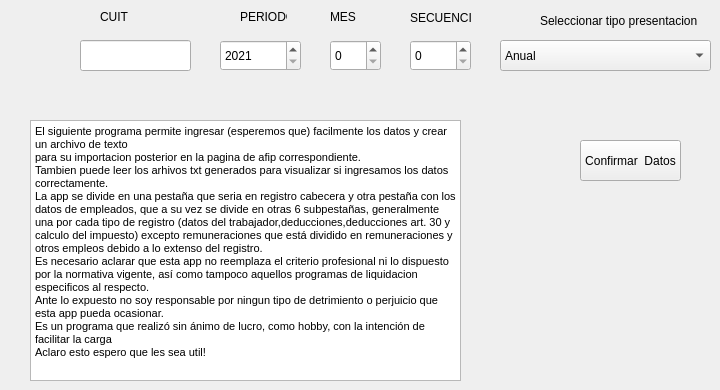
    <widget class="QWidget" name="tab">
     <attribute name="title">
      <string>Empresa</string>
     </attribute>
     <widget class="QLineEdit" name="cuit">
      <property name="geometry">
       <rect>
        <x>80</x>
        <y>40</y>
        <width>111</width>
        <height>31</height>
       </rect>
      </property>
     </widget>
     <widget class="QSpinBox" name="spinBox">
      <property name="geometry">
       <rect>
        <x>410</x>
        <y>40</y>
        <width>61</width>
        <height>31</height>
       </rect>
      </property>
      <property name="maximum">
       <number>20</number>
      </property>
     </widget>
     <widget class="QLabel" name="label_9">
      <property name="geometry">
       <rect>
        <x>100</x>
        <y>10</y>
        <width>47</width>
        <height>13</height>
       </rect>
      </property>
      <property name="text">
       <string>CUIT</string>
      </property>
     </widget>
     <widget class="QLabel" name="label_10">
      <property name="geometry">
       <rect>
        <x>240</x>
        <y>10</y>
        <width>47</width>
        <height>13</height>
       </rect>
      </property>
      <property name="text">
       <string>PERIODO</string>
      </property>
     </widget>
     <widget class="QSpinBox" name="spinBox_6">
      <property name="geometry">
       <rect>
        <x>220</x>
        <y>40</y>
        <width>81</width>
        <height>31</height>
       </rect>
      </property>
      <property name="minimum">
       <number>2021</number>
      </property>
      <property name="maximum">
       <number>2025</number>
      </property>
     </widget>
     <widget class="QPushButton" name="aceptar">
      <property name="geometry">
       <rect>
        <x>580</x>
        <y>140</y>
        <width>101</width>
        <height>41</height>
       </rect>
      </property>
      <property name="text">
       <string>Confirmar  Datos</string>
      </property>
     </widget>
     <widget class="QSpinBox" name="tipo_presen">
      <property name="geometry">
       <rect>
        <x>330</x>
        <y>40</y>
        <width>51</width>
        <height>31</height>
       </rect>
      </property>
      <property name="minimum">
       <number>0</number>
      </property>
      <property name="maximum">
       <number>12</number>
      </property>
      <property name="value">
       <number>0</number>
      </property>
     </widget>
     <widget class="QLabel" name="label_89">
      <property name="geometry">
       <rect>
        <x>330</x>
        <y>10</y>
        <width>47</width>
        <height>13</height>
       </rect>
      </property>
      <property name="text">
       <string>MES</string>
      </property>
     </widget>
     <widget class="QLabel" name="label_106">
      <property name="geometry">
       <rect>
        <x>410</x>
        <y>10</y>
        <width>61</width>
        <height>16</height>
       </rect>
      </property>
      <property name="text">
       <string>SECUENCIA</string>
      </property>
     </widget>
     <widget class="QLabel" name="label_109">
      <property name="geometry">
       <rect>
        <x>540</x>
        <y>10</y>
        <width>161</width>
        <height>21</height>
       </rect>
      </property>
      <property name="text">
       <string>Seleccionar tipo presentacion</string>
      </property>
     </widget>
     <widget class="QComboBox" name="comboBox_2">
      <property name="geometry">
       <rect>
        <x>500</x>
        <y>40</y>
        <width>211</width>
        <height>31</height>
       </rect>
      </property>
      <item>
       <property name="text">
        <string>Anual</string>
       </property>
      </item>
      <item>
       <property name="text">
        <string>Final</string>
       </property>
      </item>
      <item>
       <property name="text">
        <string>Informativa</string>
       </property>
      </item>
      <item>
       <property name="text">
        <string>Anual - Distracto Enero-Marzo</string>
       </property>
      </item>
     </widget>
     <widget class="QTextBrowser" name="textBrowser">
      <property name="geometry">
       <rect>
        <x>30</x>
        <y>120</y>
        <width>431</width>
        <height>261</height>
       </rect>
      </property>
      <property name="html">
       <string>&lt;!DOCTYPE HTML PUBLIC &quot;-//W3C//DTD HTML 4.0//EN&quot; &quot;http://www.w3.org/TR/REC-html40/strict.dtd&quot;&gt;
&lt;html&gt;&lt;head&gt;&lt;meta name=&quot;qrichtext&quot; content=&quot;1&quot; /&gt;&lt;style type=&quot;text/css&quot;&gt;
p, li { white-space: pre-wrap; }
&lt;/style&gt;&lt;/head&gt;&lt;body style=&quot; font-family:'MS Shell Dlg 2'; font-size:8.25pt; font-weight:400; font-style:normal;&quot;&gt;
&lt;p style=&quot; margin-top:0px; margin-bottom:0px; margin-left:0px; margin-right:0px; -qt-block-indent:0; text-indent:0px;&quot;&gt;El siguiente programa permite ingresar (esperemos que) facilmente los datos y crear un archivo de texto &lt;/p&gt;
&lt;p style=&quot; margin-top:0px; margin-bottom:0px; margin-left:0px; margin-right:0px; -qt-block-indent:0; text-indent:0px;&quot;&gt;para su importacion posterior en la pagina de afip correspondiente.&lt;/p&gt;
&lt;p style=&quot; margin-top:0px; margin-bottom:0px; margin-left:0px; margin-right:0px; -qt-block-indent:0; text-indent:0px;&quot;&gt;Tambien puede leer los arhivos txt generados para visualizar si ingresamos los datos correctamente.&lt;/p&gt;
&lt;p style=&quot; margin-top:0px; margin-bottom:0px; margin-left:0px; margin-right:0px; -qt-block-indent:0; text-indent:0px;&quot;&gt;La app se divide en una pestaña que seria en registro cabecera y otra pestaña con los datos de empleados, que a su vez se divide en otras 6 subpestañas, generalmente una por cada tipo de registro (datos del trabajador,deducciones,deducciones art. 30 y calculo del impuesto) excepto remuneraciones que está dividido en remuneraciones y otros empleos debido a lo extenso del registro.&lt;/p&gt;
&lt;p style=&quot; margin-top:0px; margin-bottom:0px; margin-left:0px; margin-right:0px; -qt-block-indent:0; text-indent:0px;&quot;&gt;Es necesario aclarar que esta app no reemplaza el criterio profesional ni lo dispuesto por la normativa vigente, así como tampoco aquellos programas de liquidacion especificos al respecto. &lt;/p&gt;
&lt;p style=&quot; margin-top:0px; margin-bottom:0px; margin-left:0px; margin-right:0px; -qt-block-indent:0; text-indent:0px;&quot;&gt;Ante lo expuesto no soy responsable por ningun tipo de detrimiento o perjuicio que esta app pueda ocasionar.&lt;/p&gt;
&lt;p style=&quot; margin-top:0px; margin-bottom:0px; margin-left:0px; margin-right:0px; -qt-block-indent:0; text-indent:0px;&quot;&gt;Es un programa que realizó sin ánimo de lucro, como hobby, con la intención de facilitar la carga&lt;/p&gt;
&lt;p style=&quot; margin-top:0px; margin-bottom:0px; margin-left:0px; margin-right:0px; -qt-block-indent:0; text-indent:0px;&quot;&gt;Aclaro esto espero que les sea util!&lt;/p&gt;
&lt;p style=&quot;-qt-paragraph-type:empty; margin-top:0px; margin-bottom:0px; margin-left:0px; margin-right:0px; -qt-block-indent:0; text-indent:0px;&quot;&gt;&lt;br /&gt;&lt;/p&gt;&lt;/body&gt;&lt;/html&gt;</string>
      </property>
     </widget>
    </widget>
